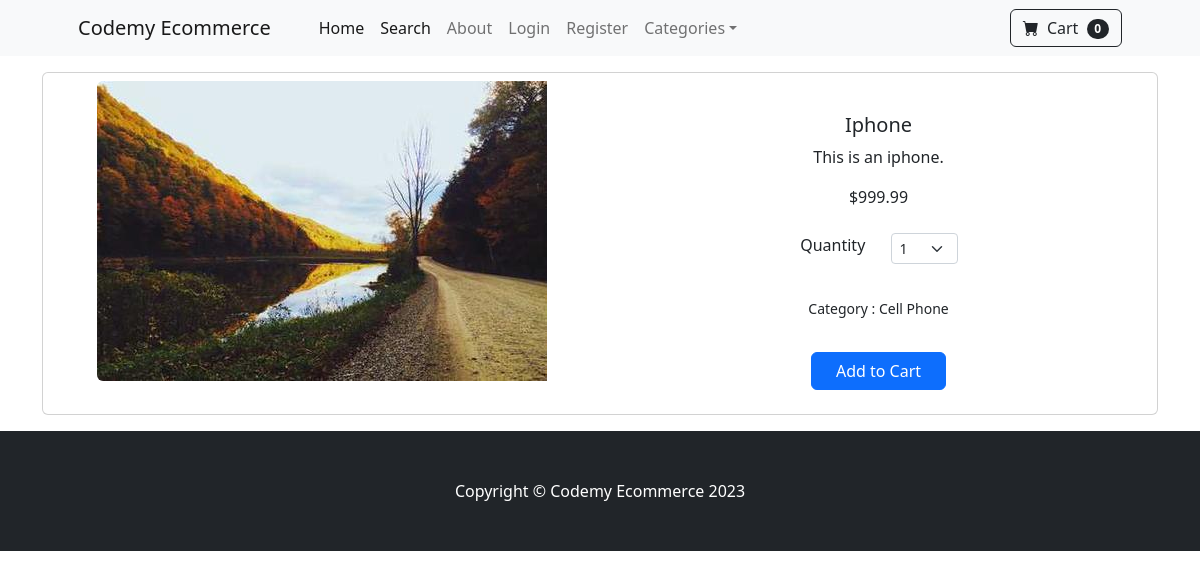
Page /product/1 on the committed database.
### store/models.py (models this page shows, shortened)
class Product(models.Model):
    name=models.CharField(max_length=100)
    price=models.DecimalField(default=0, decimal_places=2, max_digits=6)
    category=models.ForeignKey(Category, on_delete=models.CASCADE, default=1)
    description=models.CharField(max_length=250, default='', blank=True, null=True)
    image=models.ImageField(upload_to='uploads/product/')
    is_sale=models.BooleanField(default=False)
    sale_price=models.DecimalField(default=0, decimal_places=2, max_digits=6)

class Category(models.Model):
    name=models.CharField(max_length=50)
    class Meta:
        verbose_name_plural = 'Categories'
    def __str__(self):
        return self.name

### store/views.py (the view)
# urls.py: path('product/<int:pk>', views.product, name='product'),
def product(request, pk):
    product = Product.objects.get(id=pk)
    return render(request, 'product.html', {'product': product})

### cart/cart.py (called while the page is built)
    def __len__(self):
        return len(self.cart)

### cart/context_processors.py (called while the page is built)
def cart(request):
	return {'cart': Cart(request)}

### store/templates/product.html (shortened to what this page needs)
{% extends "base.html" %} {% block content %}
<div class="container">
  <center>
    <div class="card my-3 py-2">
      <div class="row g-0">
        <div class="col-md-6">
          <img
            src="{{product.image.url}}"
            class="img-fluid rounded-start"
            alt="{{product.name}}"
          />
        </div>
        <div class="mt-sm-3 col-md-6">
          <div class="card-body">
            <h5 class="card-title">{{product.name}}</h5>
            <p class="card-text justified">{{product.description}}</p>
            {% if product.is_sale %}
            <strike>${{product.price}}</strike>&nbsp;<span
              class="px-2 py-1 bg-success text-white rounded"
              >${{product.sale_price}}</span
            >
            {% else %} ${{ product.price }} {% endif %}
            <br /><br />
            <div class="row justify-content-center">
              <div class="col-sm-3 col-md-2">Quantity</div>
              <div class="col-2">
                <select id='qty-cart' class="form-select form-select-sm" aria-label="Default select example">
                  <option value="1">1</option>
                </select>
              </div>
            </div>
            <br />
            <p class="mt-2 card-text">
              <small class="text-body-secondary"
                >Category : {{product.category}}</small
              >
            </p>
            <button
              type="button"
              id="add-cart"
              value="{{product.id}}"
              class="mt-3 px-4 btn btn-primary"
            >
              Add to Cart
            </button>
          </div>
        </div>
      </div>
    </div>
  </center>
</div>
{% endblock %}

### rows in the picture
Product: image (picture), name "Iphone", description "This is an iphone.", price "999.99", category "Cell Phone"

### other values in the picture
{{ cart|length }} "0"
